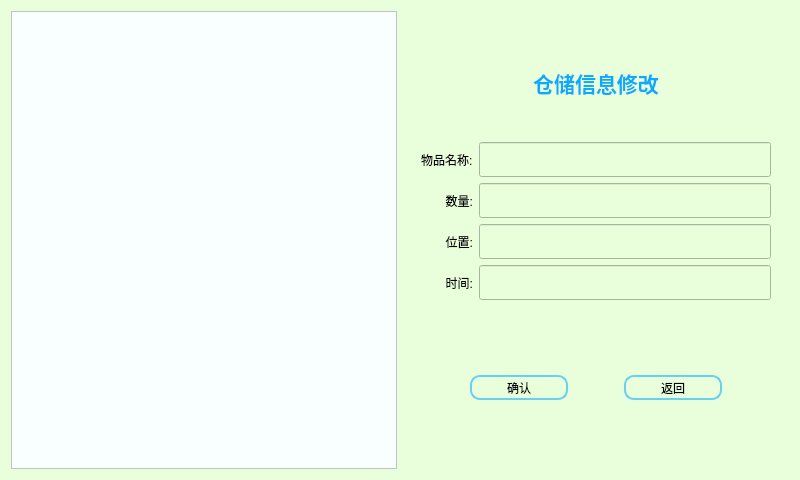
<?xml version="1.0" encoding="UTF-8"?>
<ui version="4.0">
 <class>ModifyMSG</class>
 <widget class="QWidget" name="ModifyMSG">
  <property name="geometry">
   <rect>
    <x>0</x>
    <y>0</y>
    <width>800</width>
    <height>480</height>
   </rect>
  </property>
  <property name="windowTitle">
   <string>Form</string>
  </property>
  <property name="styleSheet">
   <string notr="true">background-color: rgb(233, 255, 219);</string>
  </property>
  <layout class="QHBoxLayout" name="horizontalLayout">
   <item>
    <widget class="QTableWidget" name="tableWidget">
     <property name="styleSheet">
      <string notr="true">background-color: rgb(248, 255, 254);</string>
     </property>
    </widget>
   </item>
   <item>
    <widget class="QWidget" name="widget_3" native="true">
     <layout class="QVBoxLayout" name="verticalLayout" stretch="2,1">
      <item>
       <widget class="QWidget" name="widget_2" native="true">
        <property name="minimumSize">
         <size>
          <width>0</width>
          <height>30</height>
         </size>
        </property>
        <layout class="QGridLayout" name="gridLayout_2">
         <item row="3" column="0">
          <widget class="QLabel" name="label_4">
           <property name="text">
            <string>位置:</string>
           </property>
           <property name="alignment">
            <set>Qt::AlignRight|Qt::AlignTrailing|Qt::AlignVCenter</set>
           </property>
          </widget>
         </item>
         <item row="2" column="1">
          <widget class="QLineEdit" name="LE_Num">
           <property name="minimumSize">
            <size>
             <width>0</width>
             <height>35</height>
            </size>
           </property>
          </widget>
         </item>
         <item row="4" column="0">
          <widget class="QLabel" name="label_5">
           <property name="text">
            <string>时间:</string>
           </property>
           <property name="alignment">
            <set>Qt::AlignRight|Qt::AlignTrailing|Qt::AlignVCenter</set>
           </property>
          </widget>
         </item>
         <item row="3" column="1">
          <widget class="QLineEdit" name="LE_Site">
           <property name="minimumSize">
            <size>
             <width>0</width>
             <height>35</height>
            </size>
           </property>
          </widget>
         </item>
         <item row="1" column="0">
          <widget class="QLabel" name="label_2">
           <property name="text">
            <string>物品名称:</string>
           </property>
          </widget>
         </item>
         <item row="2" column="0">
          <widget class="QLabel" name="label_3">
           <property name="text">
            <string>数量:</string>
           </property>
           <property name="alignment">
            <set>Qt::AlignRight|Qt::AlignTrailing|Qt::AlignVCenter</set>
           </property>
          </widget>
         </item>
         <item row="0" column="0" colspan="2">
          <widget class="QLabel" name="label">
           <property name="font">
            <font>
             <family>Arial Black</family>
             <pointsize>16</pointsize>
             <weight>75</weight>
             <bold>true</bold>
            </font>
           </property>
           <property name="styleSheet">
            <string notr="true">color: rgb(11, 170, 255);</string>
           </property>
           <property name="text">
            <string>仓储信息修改</string>
           </property>
           <property name="alignment">
            <set>Qt::AlignCenter</set>
           </property>
          </widget>
         </item>
         <item row="4" column="1">
          <widget class="QLineEdit" name="LE_Date">
           <property name="minimumSize">
            <size>
             <width>0</width>
             <height>35</height>
            </size>
           </property>
          </widget>
         </item>
         <item row="1" column="1">
          <widget class="QLineEdit" name="LE_ID">
           <property name="minimumSize">
            <size>
             <width>0</width>
             <height>35</height>
            </size>
           </property>
          </widget>
         </item>
        </layout>
       </widget>
      </item>
      <item>
       <widget class="QWidget" name="widget" native="true">
        <layout class="QHBoxLayout" name="horizontalLayout_2" stretch="1,2,1,2,1">
         <item>
          <spacer name="horizontalSpacer">
           <property name="orientation">
            <enum>Qt::Horizontal</enum>
           </property>
           <property name="sizeHint" stdset="0">
            <size>
             <width>40</width>
             <height>20</height>
            </size>
           </property>
          </spacer>
         </item>
         <item>
          <widget class="QPushButton" name="BtnOk">
           <property name="minimumSize">
            <size>
             <width>0</width>
             <height>25</height>
            </size>
           </property>
           <property name="maximumSize">
            <size>
             <width>120</width>
             <height>16777215</height>
            </size>
           </property>
           <property name="styleSheet">
            <string notr="true">QPushButton {
 
background:qlineargradient(spread:pad, x1:0, y1:0, x2:0, y2:1, 
stop:0 rgba(199, 238, 249, 255), 
stop:0.25 rgba(132, 217, 243, 255), 
stop:0.5 rgba(80, 200, 238, 255), 
stop:0.65 rgba(87, 203, 239, 255), 
stop:1 rgba(186, 233, 249, 255));
 border: 2px solid rgb(106,208,240);
 border-radius: 10px;
}

QPushButton:hover{
        background:qlineargradient(spread:pad, x1:0, y1:0, x2:0, y2:1, 
stop:0 rgba(250, 250, 250, 255), 
stop:0.5 rgba(255, 255, 255, 255), 
stop:1 rgba(250, 250, 250, 255));
 border: 1px solid rgb(63,140,161);
 border-radius: 5px;
}
 
.QPushButton:pressed{
        background:qlineargradient(spread:pad, x1:0, y1:0, x2:0, y2:1, 
stop:0 rgba(255, 255, 255, 255), 
stop:0.5 rgba(235, 247, 253, 255), 
stop:1 rgba(213, 237, 250, 255));
 border: 1px solid rgb(3,110,183);
 border-radius: 5px;
}

</string>
           </property>
           <property name="text">
            <string>确认</string>
           </property>
          </widget>
         </item>
         <item>
          <spacer name="horizontalSpacer_5">
           <property name="orientation">
            <enum>Qt::Horizontal</enum>
           </property>
           <property name="sizeHint" stdset="0">
            <size>
             <width>40</width>
             <height>20</height>
            </size>
           </property>
          </spacer>
         </item>
         <item>
          <widget class="QPushButton" name="BtnBack">
           <property name="minimumSize">
            <size>
             <width>0</width>
             <height>25</height>
            </size>
           </property>
           <property name="maximumSize">
            <size>
             <width>120</width>
             <height>16777215</height>
            </size>
           </property>
           <property name="styleSheet">
            <string notr="true">QPushButton {
 
background:qlineargradient(spread:pad, x1:0, y1:0, x2:0, y2:1, 
stop:0 rgba(199, 238, 249, 255), 
stop:0.25 rgba(132, 217, 243, 255), 
stop:0.5 rgba(80, 200, 238, 255), 
stop:0.65 rgba(87, 203, 239, 255), 
stop:1 rgba(186, 233, 249, 255));
 border: 2px solid rgb(106,208,240);
 border-radius: 10px;
}

QPushButton:hover{
        background:qlineargradient(spread:pad, x1:0, y1:0, x2:0, y2:1, 
stop:0 rgba(250, 250, 250, 255), 
stop:0.5 rgba(255, 255, 255, 255), 
stop:1 rgba(250, 250, 250, 255));
 border: 1px solid rgb(63,140,161);
 border-radius: 5px;
}
 
.QPushButton:pressed{
        background:qlineargradient(spread:pad, x1:0, y1:0, x2:0, y2:1, 
stop:0 rgba(255, 255, 255, 255), 
stop:0.5 rgba(235, 247, 253, 255), 
stop:1 rgba(213, 237, 250, 255));
 border: 1px solid rgb(3,110,183);
 border-radius: 5px;
}
</string>
           </property>
           <property name="text">
            <string>返回</string>
           </property>
          </widget>
         </item>
         <item>
          <spacer name="horizontalSpacer_2">
           <property name="orientation">
            <enum>Qt::Horizontal</enum>
           </property>
           <property name="sizeHint" stdset="0">
            <size>
             <width>40</width>
             <height>20</height>
            </size>
           </property>
          </spacer>
         </item>
        </layout>
       </widget>
      </item>
     </layout>
    </widget>
   </item>
  </layout>
 </widget>
 <resources/>
 <connections/>
</ui>
